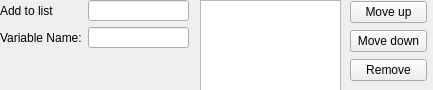
<?xml version="1.0" encoding="UTF-8"?>
<ui version="4.0">
 <class>Form</class>
 <widget class="QWidget" name="Form">
  <property name="geometry">
   <rect>
    <x>0</x>
    <y>0</y>
    <width>433</width>
    <height>90</height>
   </rect>
  </property>
  <property name="windowTitle">
   <string>Form</string>
  </property>
  <widget class="QListWidget" name="listItemsView">
   <property name="geometry">
    <rect>
     <x>200</x>
     <y>0</y>
     <width>141</width>
     <height>91</height>
    </rect>
   </property>
  </widget>
  <widget class="QWidget" name="">
   <property name="geometry">
    <rect>
     <x>0</x>
     <y>0</y>
     <width>189</width>
     <height>48</height>
    </rect>
   </property>
   <layout class="QGridLayout" name="gridLayout">
    <item row="0" column="0">
     <widget class="QLabel" name="label">
      <property name="text">
       <string>Add to list</string>
      </property>
     </widget>
    </item>
    <item row="0" column="1">
     <widget class="QLineEdit" name="listItemsAdd">
      <property name="enabled">
       <bool>true</bool>
      </property>
     </widget>
    </item>
    <item row="1" column="0">
     <widget class="QLabel" name="label_2">
      <property name="text">
       <string>Variable Name:</string>
      </property>
     </widget>
    </item>
    <item row="1" column="1">
     <widget class="QLineEdit" name="variableNameEdit"/>
    </item>
   </layout>
  </widget>
  <widget class="QWidget" name="">
   <property name="geometry">
    <rect>
     <x>350</x>
     <y>0</y>
     <width>77</width>
     <height>83</height>
    </rect>
   </property>
   <layout class="QVBoxLayout" name="verticalLayout">
    <item>
     <widget class="QPushButton" name="moveListItemUpButton">
      <property name="text">
       <string>Move up</string>
      </property>
     </widget>
    </item>
    <item>
     <widget class="QPushButton" name="moveListItemDownButton">
      <property name="text">
       <string>Move down</string>
      </property>
     </widget>
    </item>
    <item>
     <widget class="QPushButton" name="removeListItemUpButton">
      <property name="text">
       <string>Remove</string>
      </property>
     </widget>
    </item>
   </layout>
  </widget>
  <zorder>listItemsAdd</zorder>
  <zorder>listItemsView</zorder>
  <zorder>moveListItemUpButton</zorder>
  <zorder>moveListItemDownButton</zorder>
  <zorder>label</zorder>
  <zorder>label_2</zorder>
  <zorder>variableNameEdit</zorder>
  <zorder>removeListItemUpButton</zorder>
  <zorder>moveListItemDownButton</zorder>
 </widget>
 <resources/>
 <connections/>
</ui>
